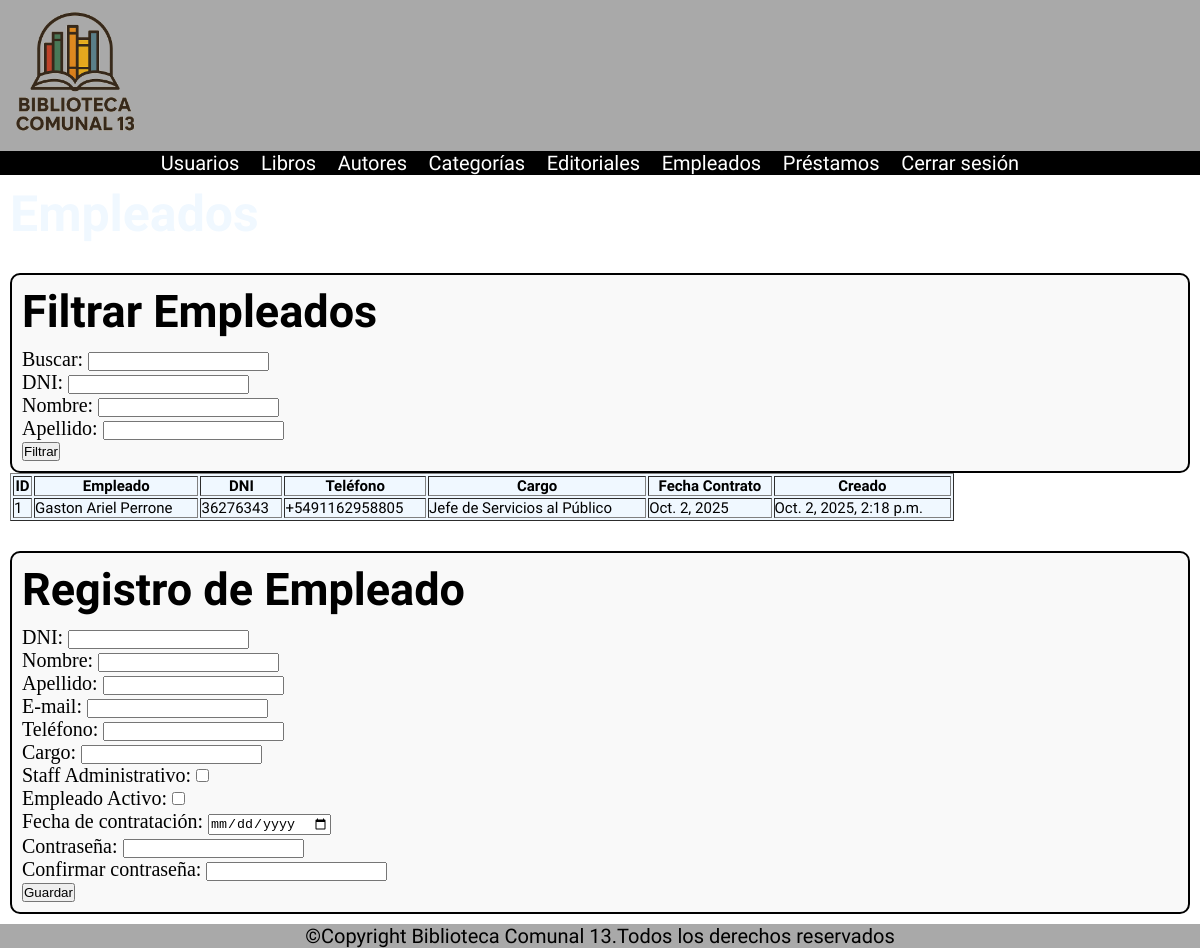
Page /empleados/lista/ on the earlier database version.
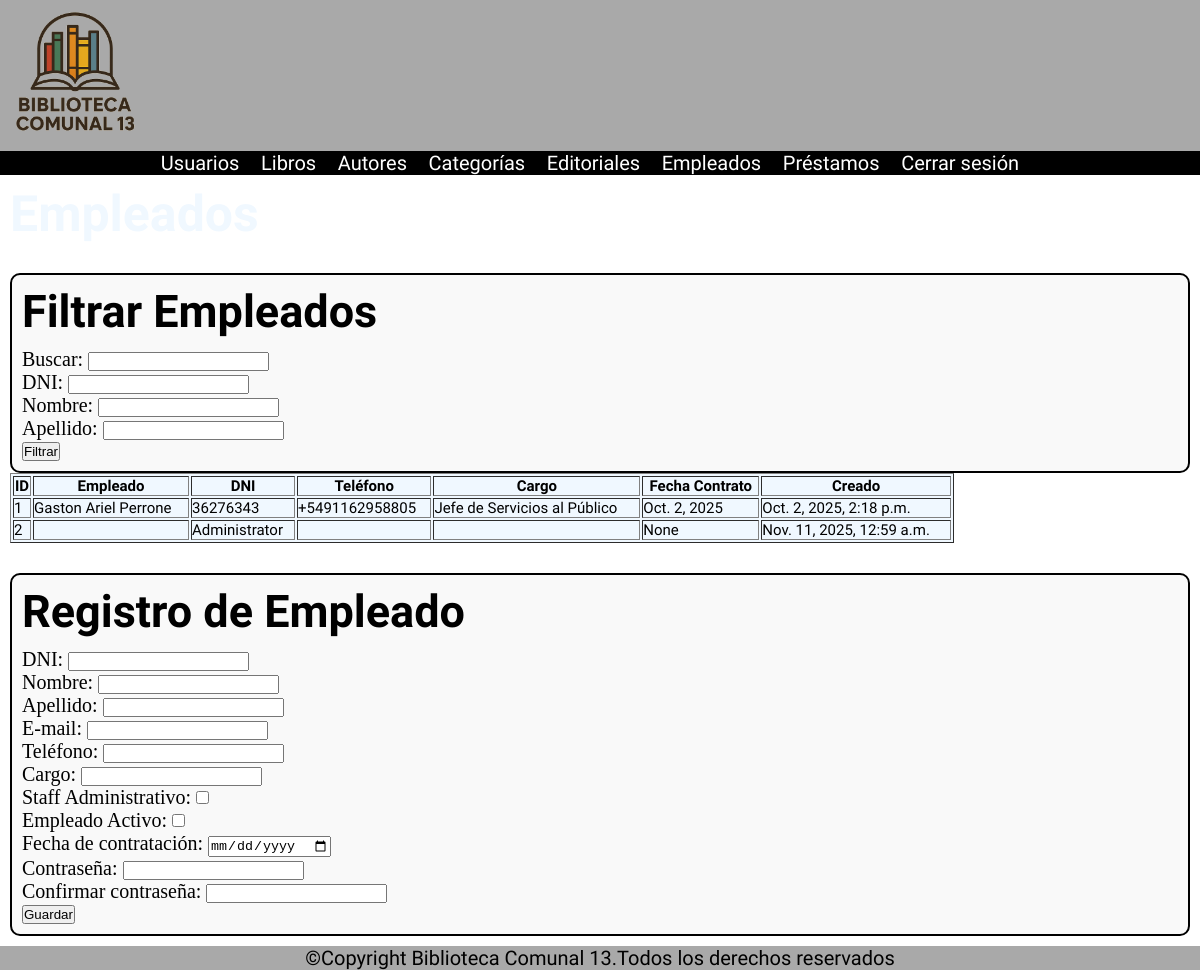
Same page on the later database version.
### apps/empleados/models.py (models this page shows, shortened)
class Empleado(AbstractBaseUser, PermissionsMixin):
    dni = models.CharField('DNI', max_length=20, unique=True)
    nombre = models.CharField('Nombre', max_length=150, blank=True)
    apellido = models.CharField('Apellido', max_length=150, blank=True)
    email = models.EmailField('Email', blank=True)
    telefono = models.CharField('Teléfono', max_length=20, blank=True)
    cargo = models.CharField('Cargo', max_length=100, blank=True)
    fecha_contratacion = models.DateField('Fecha de contratación', blank=True, null=True)
    is_staff = models.BooleanField('Staff')
    is_active = models.BooleanField('Activo')
    date_joined = models.DateTimeField('Fecha de alta', default=timezone.now)
    objects = EmpleadoManager()
    USERNAME_FIELD = 'dni'
    REQUIRED_FIELDS = ['nombre', 'apellido']
    class Meta:
        verbose_name = 'Empleado'
        verbose_name_plural = 'Empleados'

### apps/empleados/views.py (the view, shortened to what this page needs)
# urls.py: path('lista/', lista_empleados, name='lista_empleados'),
def lista_empleados(request):
    filtro_form = FiltroEmpleadoForm(request.GET or None)
    empleados = Empleado.objects.all()
    if request.method == 'POST':
        form = RegistrationForm(request.POST)
        if form.is_valid():
            data = form.cleaned_data
            try:
                cast(EmpleadoManager, Empleado.objects).create_user(
                    dni=data['dni'],
                    password=data['password'],
                    nombre=data.get('nombre', ''),
                    apellido=data.get('apellido', ''),
                    email=data.get('email', ''),
                    telefono=data.get('telefono', ''),
                    cargo=data.get('cargo', ''),
                    is_staff=data.get('is_staff', False),
                    is_active=data.get('is_active', True),
                    fecha_contratacion=data.get('fecha_contratacion', None)
                )
            except Exception as e:
                return render(
                    request,
                    "empleados.html",
                    {"form": form, "error": f"Error al crear el usuario: {e}"}
                )
            return redirect('lista_empleados')
    else:
        form = RegistrationForm()
    return render(
        request,
        'empleados.html',
        {'form': form, 'empleados': empleados, 'filtro_form': filtro_form}
    )

### apps/empleados/forms.py (shortened to what this page needs)
class RegistrationForm(forms.Form):
    dni = forms.CharField(max_length=20, label="DNI")
    nombre = forms.CharField(max_length=150, required=False, label="Nombre")
    apellido = forms.CharField(max_length=150, label="Apellido")
    email = forms.EmailField(required=False, label="E-mail")
    telefono = forms.CharField(max_length=20, required=False, label="Teléfono")
    cargo = forms.CharField(max_length=100, label="Cargo")
    is_staff = forms.BooleanField(required=False, initial=False, label="Staff Administrativo")
    is_active = forms.BooleanField(required=False, initial=False, label="Empleado Activo")
    fecha_contratacion = forms.DateField(required=False, widget=forms.DateInput(attrs={'type': 'date'}), label="Fecha de contratación")
    password = forms.CharField(widget=forms.PasswordInput, label="Contraseña")
    confirm_password = forms.CharField(widget=forms.PasswordInput, label="Confirmar contraseña")

class FiltroEmpleadoForm(forms.Form):
    q = forms.CharField(label='Buscar', required=False)
    dni = forms.CharField(label='DNI', required=False)
    nombre = forms.CharField(label='Nombre', required=False)
    apellido = forms.CharField(label='Apellido', required=False)

### templates/empleados.html (shortened to what this page needs)
{% load static %}
<!DOCTYPE html>
<html lang="en">
<head>
    <link rel="stylesheet" href="{% static 'css/styles.css' %}">
</head>
<body>
  <header>
    <img src="{% static './multimedia/logo_BC13.png' %}" width="150">
  </header>
  <nav class="nav__flex font__white">
    <ul class="bona-nova-sc-regular">
      <li><a href="{% url 'lista_usuarios' %}">Usuarios</a></li>
      <li><a href="{% url 'lista_libros' %}">Libros</a></li>
      <li><a href="{% url 'lista_autores' %}">Autores</a></li>
      <li><a href="{% url 'lista_categorias' %}">Categorías</a></li>
      <li><a href="{% url 'lista_editoriales' %}">Editoriales</a></li>
      <li><a href="{% url 'lista_empleados' %}">Empleados</a></li>
      <li><a href="{% url 'lista_prestamos' %}">Préstamos</a></li>
      <li><a href="{% url 'index' %}">Cerrar sesión</a></li>
    </ul>
  </nav>
  <main>
    <h1 class="bona-nova-sc-bold font__white">Empleados</h1>
    <div class="register__alldata">
      <h2 class="bona-nova-sc-bold">Filtrar Empleados</h2>
      <form method="get">
          {{ filtro_form.as_p }}
          <button type="submit">Filtrar</button>
      </form>
    </div>
    <table border="1" class="bona-nova-sc-regular">
  <thead>
    <tr>
      <th><strong>ID</strong></th>
      <th><strong>Empleado</strong></th>
      <th><strong>DNI</strong></th>
      <th><strong>Teléfono</strong></th>
      <th><strong>Cargo</strong></th>
      <th><strong>Fecha Contrato</strong></th>
      <th><strong>Creado</strong></th>
    </tr>
  </thead>
  <tbody>
    {%for empleado in empleados%}
    <tr>
      <td>{{empleado.id}}</td>
      <td>{{empleado.nombre}} {{empleado.apellido}}</td>
      <td>{{empleado.dni}}</td>
      <td>{{empleado.telefono}}</td>
      <td>{{empleado.cargo}}</td>
      <td>{{empleado.fecha_contratacion}}</td>
      <td>{{empleado.date_joined}}</td>
    </tr>
    {% endfor %}
  </tbody>
</table>
<div class="register__alldata">
  <h2 class="bona-nova-sc-bold">Registro de Empleado</h2>
  <form method="post">
      {{ form.as_p }}
      <button type="submit">Guardar</button>
  </form>
</div>
  </main>
  <footer>
    <p class="bona-nova-sc-regular align__center">©Copyright Biblioteca Comunal 13.Todos los derechos reservados</p>
  </footer>
</body>
</html>

### static/css/styles.css (style rules this page uses)
* { margin: 0px; padding: 0px; }
html, body { width: 100%; height: 100%; margin: 0; font-size: 62.5%; background-image: url("../multimedia/background.jpg"); background-size: cover; }
main { flex: 1; padding: 1rem; }
header,footer { background-color: darkgrey; }
nav { background-color: black; height: auto; }
.align__center { text-align: center; }
p { font-size: 2rem; }
h1 { font-size: 5rem; }
h2 { font-size: 4.5rem; }
form { margin-top: 1rem; font-size: 1.8rem; }
table { background-color: aliceblue; width: 80%; }
td, th { font-size: 1.5rem; }
.font__white { color: aliceblue; }
.nav__flex { display: flex; justify-content: space-around; align-items: center; }
a { text-decoration: none; color: white; font-size: 2rem; }
ul > li { list-style: none; display: inline; margin-right: 20px; }
.register__alldata { margin-top: 3rem; padding: 1rem; border: 2px solid black; border-radius: 1rem; background-color: #f9f9f9; width: auto; }
.bona-nova-sc-regular { font-family: "Bona Nova SC", serif; font-weight: 400; font-style: normal; }
.bona-nova-sc-bold { font-family: "Bona Nova SC", serif; font-weight: 700; font-style: normal; }
@media (min-width: 1024px) and (max-width: 1279px) { .nav__flex { flex-direction: row; justify-content: space-around; } }
@media (min-width: 1024px) and (max-width: 1279px) { a { font-size: 2rem; } }
@media (min-width: 1024px) and (max-width: 1279px) { table { width: 80%; } }
@media (min-width: 1024px) and (max-width: 1279px) { header img { width: 150px; } }

Differences in the rows shown:
added Empleado: id "2", dni "Administrator", fecha_contratacion "None", date_joined "Nov. 11, 2025, 12:59 a.m."
